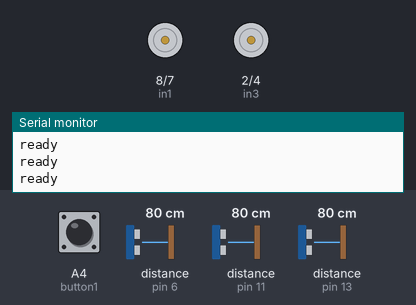
Simulated run of this sketch. Board: Arduino Uno, built with avr-gcc and run on an emulated ATmega328P. On the bench: motor-driver pin pairs drawn as motors (green arrow = first pin HIGH = forward, orange = second pin HIGH = backward, longer = more drive, scaled by the enable pin), the last lines printed to the serial monitor. The inputs (shaded band) are chosen by the test bench; at power-on: A4 (button1) HIGH, distance to the obstacle (sensors on pin 6, pin 11, pin 13) 80 cm. The echo pulse lasts 58.3 µs per cm.

Above: at 1.2 s.
1.3 s: A4 (button1) pulled LOW for 0.25 s
4.5 s: A4 (button1) pulsed LOW 5 times (0.12 s each, 0.3 s apart)
At 5.57 s:
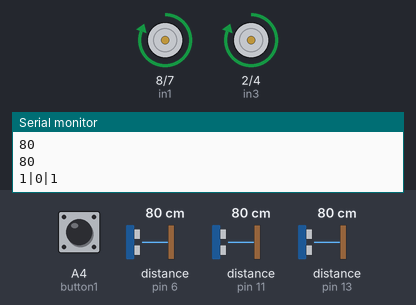
7.5 s: A4 (button1) pulled LOW for 1 s
11.5 s: distance to the obstacle (sensor on pin 6) set to 9 cm
14.5 s: A4 (button1) pulled LOW for 3.2 s
At 15.8 s:
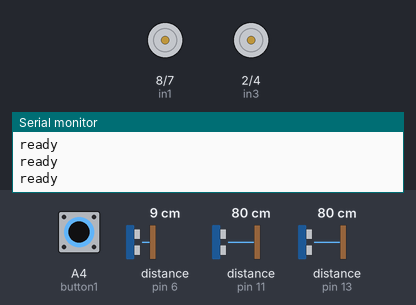
Timing chart, 0 to 17.5 s (numbered marks = the images above; inputs shaded):
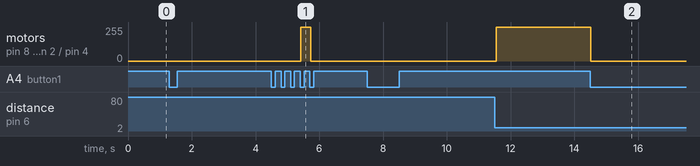

Measured:
- after the input at 14.5 s, motor on pin 8 (in1) / pin 7 (in2), motor on pin 2 (in3) / pin 4 (in4): forward 255/255 → stopped at once

The sketch:

SumoBot_Brains.ino
```cpp
#include <Button.h>
//Status
int Status = 0;
//Button
Button button1(A4);
//Middle Sonar
int echoM = 13;
int trigM = 5;
int dM = 0;

//Left Sonar
int echoL = 6;
int trigL = 12;
int dL = 0;

//Right Sonar
int echoR = 11;
int trigR = 10;
int dR = 0;

// Motor A connections
int enA = 9;
int in1 = 8;
int in2 = 7;
// Motor B connections
int enB = 3;
int in3 = 2;
int in4 = 4;

void setup() {
  //Pin Declaration
  pinMode(trigM, OUTPUT);
  pinMode(echoM, INPUT);
  pinMode(trigL, OUTPUT);
  pinMode(echoL, INPUT);
  pinMode(trigR, OUTPUT);
  pinMode(echoR, INPUT);
  pinMode(enA, OUTPUT);
	pinMode(enB, OUTPUT);
	pinMode(in1, OUTPUT);
	pinMode(in2, OUTPUT);
	pinMode(in3, OUTPUT);
	pinMode(in4, OUTPUT);
  digitalWrite(in1, LOW);
	digitalWrite(in2, LOW);
	digitalWrite(in3, LOW);
	digitalWrite(in4, LOW);
  button1.begin();
  Serial.begin(9600);

}

void loop() {
  if(Status==0){
    if (button1.pressed()){
      Status = 1;
      Serial.println("Fight Mode Activated");
      delay(4000);
    }
    else{
      Serial.println("ready");
      delay(200);
    }
  }
  if (Status == 1){
    if(button1.pressed()){
      Status = 0;
      digitalWrite(enB, 0);
	    digitalWrite(in3, LOW);
	    digitalWrite(in4, LOW);
      digitalWrite(enA, 0);
	    digitalWrite(in1, LOW);
	    digitalWrite(in2, LOW);
      Serial.println("Fight Mode Deactivated");
      delay(10);
    }
    else{
      //get distance for all sensors
      dM = getDistance(trigM, echoM);
      Serial.println(dM);
      delayMicroseconds(10);
      dL = getDistance(trigL, echoL);
      delayMicroseconds(10);
      dR = getDistance(trigR, echoR);
      Serial.println(dR);
      delayMicroseconds(10);
      //print to Monitor where (Left, Middle, Right) the opponent is
      Action(dL,dM,dR);
      delay(50);
    }
  }
}
//getDistance: INT, INT -> INT
//Takes the pins of the sensor and returns the distance of the object to
//  that sensor
int getDistance(int triggerPin, int echoPin){
  digitalWrite(triggerPin, HIGH);
  delayMicroseconds(10);
  digitalWrite(triggerPin, LOW);
  unsigned long pulseTime = pulseIn(echoPin, HIGH);
  int distance = pulseTime/58;
  return distance;
}
//recon: INT, INT, INT -> None
//Takes the distance from the 3 sensors and prints to Serial an array where the
//  position of the 1 indicates where is the nearest obstacle. in case no
//  obstacle is detected, prints NO DETECTION
void Action(int leftDistance, int middleDistance, int rightDistance){
  if (leftDistance >= 100 && middleDistance >= 100 && rightDistance >= 100){
    Serial.println("NO DETECTION");
    digitalWrite(enA, 255);
	  digitalWrite(in1, LOW);
	  digitalWrite(in2, HIGH);
    digitalWrite(enB, 255);
	  digitalWrite(in3, HIGH);
	  digitalWrite(in4, LOW);
    delayMicroseconds(10);
  }
  else{
    int dirL = min(min(leftDistance,middleDistance),rightDistance)/leftDistance;
    int dirR = min(min(leftDistance,middleDistance),rightDistance)/rightDistance;
    int dirM = 1 - max(dirL, dirR);

    Serial.print(dirL);
    Serial.print("|");
    Serial.print(dirM);
    Serial.print("|");
    Serial.print(dirR);
    Serial.println();


   if(dirM == 1){
      digitalWrite(enA, 255);
	    digitalWrite(in1, HIGH);
	    digitalWrite(in2, LOW);
      digitalWrite(enB, 255);
	    digitalWrite(in3, HIGH);
	    digitalWrite(in4, LOW);
      delayMicroseconds(10);
    }
    if (dirR == 1){
      digitalWrite(enA, 255);
	    digitalWrite(in1, HIGH);
	    digitalWrite(in2, LOW);
      digitalWrite(enB, 100);
	    digitalWrite(in3, HIGH);
	    digitalWrite(in4, LOW);
      delayMicroseconds(10);
    }
    if (dirL == 1){
      digitalWrite(enA, 100);
	    digitalWrite(in1, HIGH);
	    digitalWrite(in2, LOW);
      digitalWrite(enB, 255);
	    digitalWrite(in3, HIGH);
	    digitalWrite(in4, LOW);
      delayMicroseconds(10);
    }
  }
}
```
